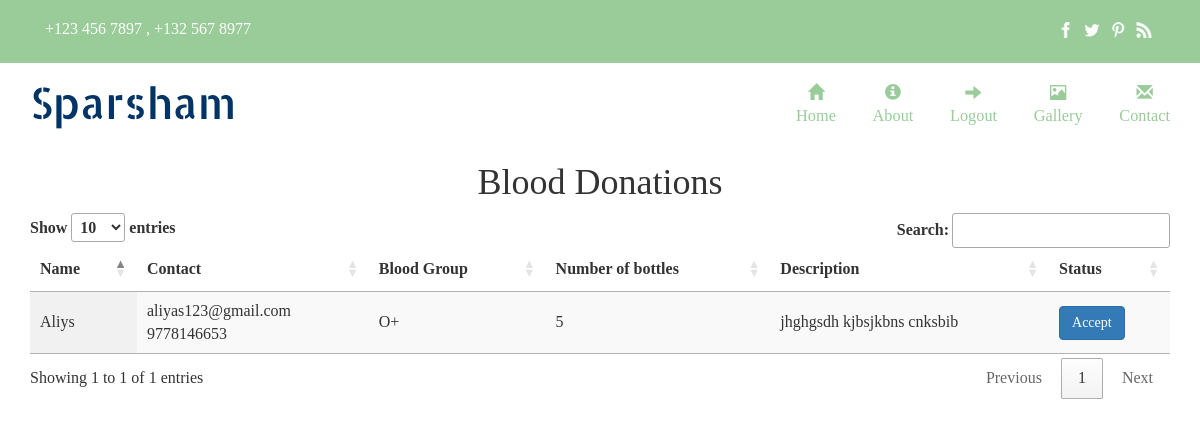
The page /students/blooddonation.php on the database as committed earlier.
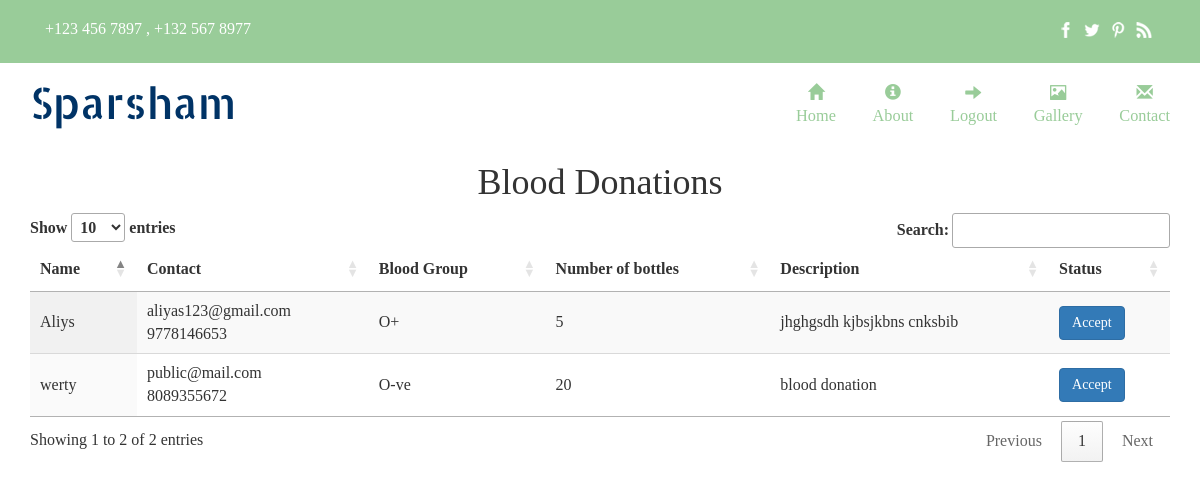
The same page on the database as committed later.
### tables this page shows
CREATE TABLE `blood_donation` (
  `blood_donation_id` int(11) NOT NULL,
  `email` varchar(30) NOT NULL,
  `no_of_bottle` int(11) NOT NULL,
  `no_of_donation` int(11) NOT NULL,
  `blood_group` varchar(5) NOT NULL,
  `description` varchar(50) NOT NULL,
  `blood_donation_status` int(3) NOT NULL DEFAULT 0,
  `donation_date` timestamp NOT NULL DEFAULT current_timestamp()
);

CREATE TABLE `registration` (
  `name` varchar(80) NOT NULL,
  `email` varchar(80) NOT NULL,
  `phone` bigint(11) NOT NULL,
  `gender` varchar(10) NOT NULL,
  `date_of_birth` varchar(20) NOT NULL,
  `house` varchar(80) NOT NULL,
  `place` varchar(80) NOT NULL,
  `country` int(11) NOT NULL,
  `state` int(11) NOT NULL,
  `district` int(11) NOT NULL,
  `pincode` int(6) NOT NULL,
  `profile_pic` varchar(100) NOT NULL DEFAULT '../images/avathar.jpg'
);

### students/blooddonation.php (the view, shortened to what this page needs)
<?php
include("header.php");
include("dbconn.php");
?>
 <link rel="stylesheet" type="text/css" href="https://cdn.datatables.net/1.10.21/css/jquery.dataTables.css">
<div class="container">
	<table id="table_id" class="display">
		<h1 class="text-center">Blood Donations</h1>
    <thead>
        <tr>
           <th>Name</th>
           <th>Contact</th>
      <th>Blood Group</th>
      <th>Number of bottles</th>
      <th>Description</th>
           <th>Status</th>
        </tr>
    </thead>
    <tbody>
         <?php
            $email=$_SESSION["email"];
            $sql="select * from blood_donation a,registration b where a.email=b.email and a.blood_donation_status=1 and a.blood_donation_id not in(select blood_donation_id from blood_donation_list WHERE email='$email')order by a.donation_date desc";
            $res=mysqli_query($conn,$sql);
            if(mysqli_num_rows($res)>0){
                while($r=mysqli_fetch_assoc($res)){
                  ?>
                  <tr>
                  <td><?php echo $r['name']?></td>
                  <td><?php echo $r['email']?><br>
                  <?php echo $r['phone']?><br>
                  </td>
                  <td><?php echo $r['blood_group']?></td>
                  <td><?php echo $r['no_of_bottle']-$r['no_of_donation']?></td>
                  <td><?php echo $r['description']?></td>
                  <td>
                    <form>
                      <button class="btn btn-primary" value="<?php echo $r['blood_donation_id']?>" onclick="updatestatus(this.value)">Accept</button>
                    </form>
                  </td>
              </tr>
              <?php
    }}
    else{
      ?>
      <tr>
        <td>No Active Donations</td>
    </tr><?php
    }?>
</tbody>
</table>
</div>

Rows that differ between the two databases and show on the page:
added blood_donation: registration.name "werty", registration.email "public@mail.com", registration.phone "8089355672", blood_group "O-ve", $r['no_of_bottle']-$r['no_of_donation'] "20", description "blood donation", $r['blood_donation_id'] 2 (drawn)
Other text that changed with them:
text written by a page script: "Show entries Search: Showing 1 to 1 of 1 entries Previous 1 Next" → "Show entries Search: Showing 1 to 2 of 2 entries Previous 1 Next"
